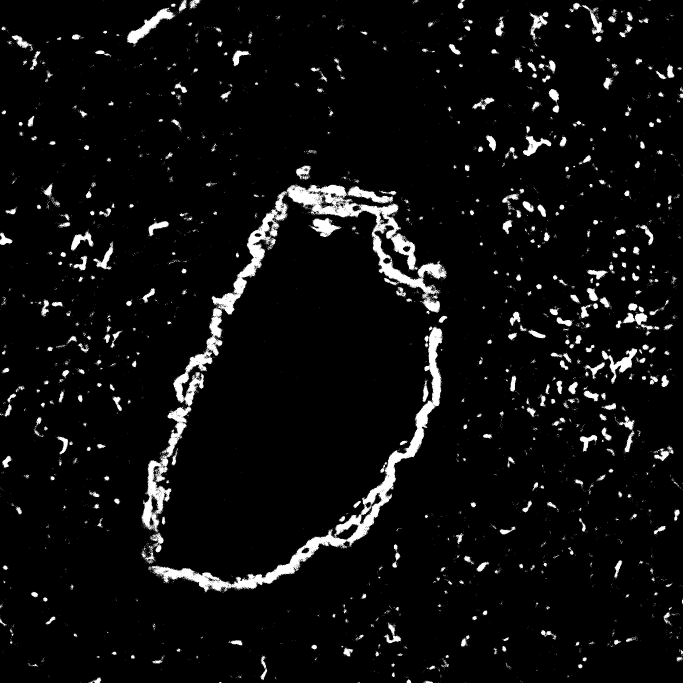
#> input picture chosen images/MASK_SK658 Slobe ch010118.jpg, 2048 x 2048 px, given in place of MASK_SK658 Llobe ch010039.jpg, which was not available (shown at 1/3 size)
$ python OLD_main_example.py
#> lines starting #> are read from the running program, lines starting #| are printed output that depends on the picture; after the words box and inside, x2 and y2 are one past the last pixel; in counts of white or black regions, pixels touching at a corner belong together; pictures that were not available may be replaced by others from this repository, and a replacement may not be noted
'''Module 3: count black and white pixels and compute the percentage of white pixels in a .jpg image and extrapolate points'''

from termcolor import colored
import cv2
import numpy as np
import matplotlib.pyplot as plt
from scipy.interpolate import interp1d
import pandas as pd

# Load the images you want to analyze

filenames = [
    r"../images/MASK_SK658 Llobe ch010039.jpg",
    r"../images/MASK_SK658 Slobe ch010066.jpg",
    r"../images/MASK_SK658 Slobe ch010147.jpg",
    r"../images/MASK_SK658 Slobe ch010110.jpg",
    r"../images/MASK_SK658 Slobe ch010130.jpg",
    r"../images/MASK_SK658 Slobe ch010114.jpg",
]

# Enter the depth of each image (in the same order that the images are listed above; you can find these in the .csv file provided to you which is tilted: "Filenames and Depths for Students")

depths = [
    15,
    1000,
    3000,
    5300,
    7000,
    9900
]

# Make the lists that will be used

images = []
white_counts = []
black_counts = []
white_percents = []

# Build the list of all the images you are analyzing

for filename in filenames:
    img = cv2.imread(filename, 0)
#> img is the input picture: shape (2048, 2048); min 0, max 255, mean 14.5
    images.append(img)

# For each image (until the end of the list of images), calculate the number of black and white pixels and make a list that contains this information for each filename.

for x in range(len(filenames)):
    _, binary = cv2.threshold(images[x], 127, 255, cv2.THRESH_BINARY)

    white = np.sum(binary == 255)
    black = np.sum(binary == 0)

    white_counts.append(white)
    black_counts.append(black)
#> this loop made 6 passes
#> pass 1, `_, binary = cv2.threshold(images[x], 127, 255, cv2.THRESH_BINARY)`:
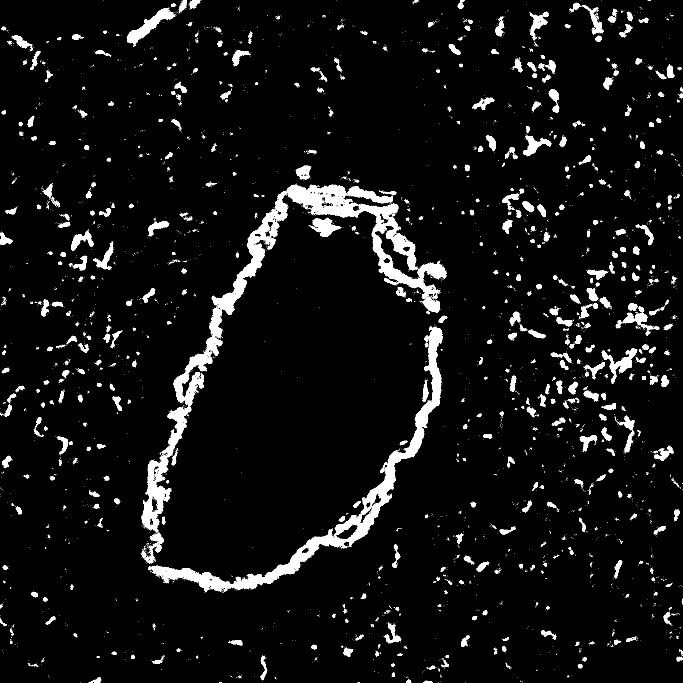
#> binary: shape (2048, 2048) (shown at 1/3 size); 5.7% white; 5945 white regions (5354 under 20 px), largest, box (x1, y1, x2, y2) and area: (425, 553, 1340, 1597) 67148, (444, 980, 1328, 1777) 40994, (381, 23, 526, 133) 4318
#> pass 2, `_, binary = cv2.threshold(images[x], 127, 255, cv2.THRESH_BINARY)`:
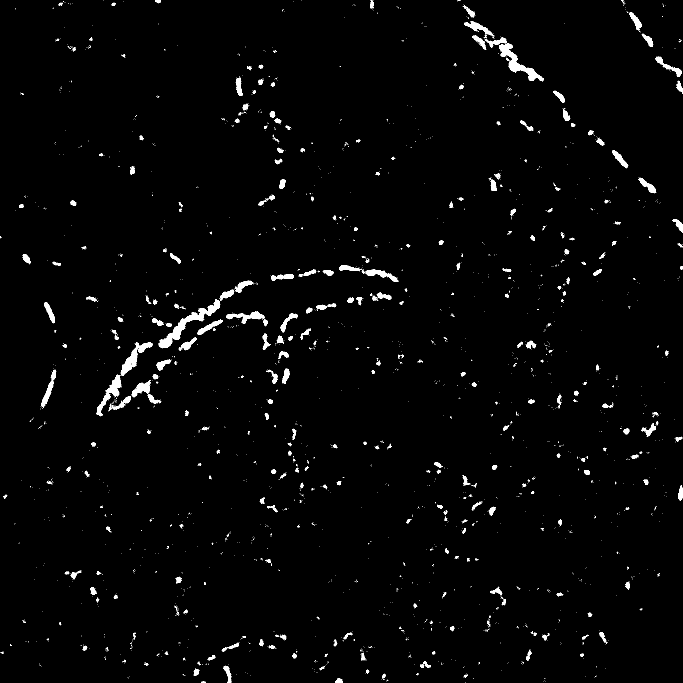
#> binary: shape (2048, 2048) (shown at 1/3 size); 1.7% white; 3308 white regions (2991 under 20 px), largest, box (x1, y1, x2, y2) and area: (475, 897, 661, 1044) 4654, (1497, 130, 1632, 244) 3604, (362, 1026, 459, 1128) 2527
#> pass 3, `_, binary = cv2.threshold(images[x], 127, 255, cv2.THRESH_BINARY)`:
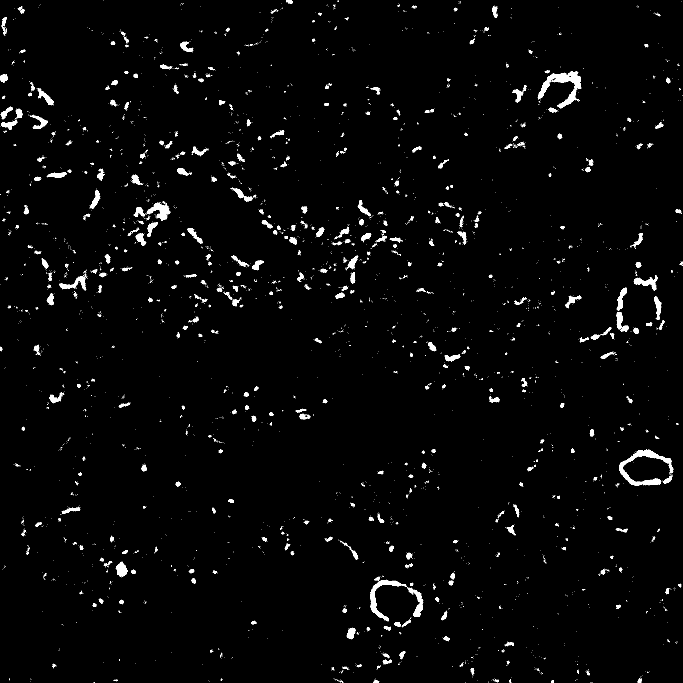
#> binary: shape (2048, 2048) (shown at 1/3 size); 1.9% white; 4950 white regions (4499 under 20 px), largest, box (x1, y1, x2, y2) and area: (1614, 213, 1744, 326) 4232, (1857, 1349, 2021, 1457) 4009, (1111, 1739, 1220, 1864) 2529

# Print the number of white and black pixels in each image.

print(colored("Counts of pixel by color in each image", "yellow"))
for x in range(len(filenames)):
    print(colored(f"White pixels in image {x}: {white_counts[x]}", "white"))
    print(colored(f"Black pixels in image {x}: {black_counts[x]}", "black"))
    print()

# Calculate the percentage of pixels in each image that are white and make a list that contains these percentages for each filename

for x in range(len(filenames)):
    white_percent = (
        100 * (white_counts[x] / (black_counts[x] + white_counts[x])))
    white_percents.append(white_percent)

# Print the filename (on one line in red font), and below that line print the percent white pixels and depth into the lung where the image was obtained

print(colored("Percent white px:", "yellow"))
for x in range(len(filenames)):
    print(colored(f'{filenames[x]}:', "red"))
    print(f'{white_percents[x]}% White | Depth: {depths[x]} microns')
    print()

'''Write your data to a .csv file'''

# Create a DataFrame that includes the filenames, depths, and percentage of white pixels
df = pd.DataFrame({
    'Filenames': filenames,
    'Depths': depths,
    'White percents': white_percents
})

# Write that DataFrame to a .csv file

df.to_csv('Percent_White_Pixels.csv', index=False)

print("The .csv file 'Percent_White_Pixels.csv' has been created.")

'''the .csv writing subroutine ends here'''


##############
# LECTURE 2: UNCOMMENT BELOW

# # Interpolate a point: given a depth, find the corresponding white pixel percentage

# interpolate_depth = float(input(colored(
#     "Enter the depth at which you want to interpolate a point (in microns): ", "yellow")))

# x = depths
# y = white_percents

# # You can also use 'quadratic', 'cubic', etc.
# i = interp1d(x, y, kind='linear')
# interpolate_point = i(interpolate_depth)
# print(colored(
#     f'The interpolated point is at the x-coordinate {interpolate_depth} and y-coordinate {interpolate_point}.', "green"))

# depths_i = depths[:]
# depths_i.append(interpolate_depth)
# white_percents_i = white_percents[:]
# white_percents_i.append(interpolate_point)


# # make two plots: one that doesn't contain the interpolated point, just the data calculated from your images, and one that also contains the interpolated point (shown in red)
# fig, axs = plt.subplots(2, 1)

# axs[0].scatter(depths, white_percents, marker='o', linestyle='-', color='blue')
# axs[0].set_title('Plot of depth of image vs percentage white pixels')
# axs[0].set_xlabel('depth of image (in microns)')
# axs[0].set_ylabel('white pixels as a percentage of total pixels')
# axs[0].grid(True)


# axs[1].scatter(depths_i, white_percents_i, marker='o',
#                linestyle='-', color='blue')
# axs[1].set_title(
#     'Plot of depth of image vs percentage white pixels with interpolated point (in red)')
# axs[1].set_xlabel('depth of image (in microns)')
# axs[1].set_ylabel('white pixels as a percentage of total pixels')
# axs[1].grid(True)
# axs[1].scatter(depths_i[len(depths_i)-1], white_percents_i[len(white_percents_i)-1],
#                color='red', s=100, label='Highlighted point')


# # Adjust layout to prevent overlap
# plt.tight_layout()
# plt.show()
